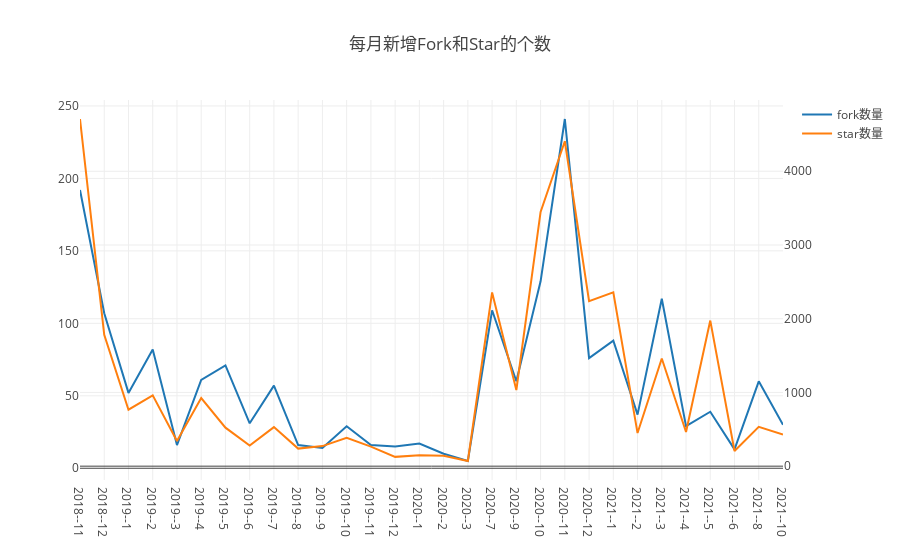

Notebook code for this chart:
### Code cell
// 1查询每月 repo star和fork
var years = [2017,2018,2019,2020,2021,2022]
Promise.all(
  years.map((year) => {
    return   query( `SELECT  toMonth(created_date) as m, max(repo_stargazers_count) as star ,max(repo_forks_count) as fork
FROM github_log.year${year} 
where repo_name='GitSquared/edex-ui' and repo_stargazers_count >0 and repo_forks_count>0
 group by toMonth(created_date)
`);
  })
).then(res=>{   
    console.log(res)
fork={}
            star={}
            month=[]
            month2=[]
            stars=[]
            forks=[]
          let  year=2016
             for (let i = 0; i < res.length; i++) {
                 year=year+1
             for (let j = 0; j < res[i].length; j++) {
             star[year+'--'+res[i][j].m] = Number(res[i][j].star);
             fork[year+'--'+res[i][j].m] = Number(res[i][j].fork);
                
    }
                
  }

      let lastMonth = 0;  
  for (var key in star){
      month.push(key);
      let thisMonth = star[key];
      stars.push(thisMonth-lastMonth);
      lastMonth = thisMonth;
  }

     lastMonth = 0;  
  for (var key in fork){
      month2.push(key);
      let thisMonth = fork[key];
      forks.push(thisMonth-lastMonth);
      lastMonth = thisMonth;
  }

        
            openDigger.render.plotly([
                            {x: month2, y: forks, mode: 'scatter', name: 'fork数量'},
                            {x: month, y: stars, mode: 'scatter', name: 'star数量', yaxis: 'y2'},
                           ], { title: "每月新增Fork和Star的个数" , 
                                yaxis2: { overlaying: 'y', side: 'right', anchor: 'x' },
                              });
            });

### Figure 1 — Plotly figure (JSON) as saved in the notebook; plotly's stock layout.template omitted (floating-point values rounded to 4 significant figures)
{"data": [{"mode": "scatter", "name": "fork数量", "x": ["2018--11", "2018--12", "2019--1", "2019--2", "2019--3", "2019--4", "2019--5", "2019--6", "2019--7", "2019--8", "2019--9", "2019--10", "2019--11", "2019--12", "2020--1", "2020--2", "2020--3", "2020--7", "2020--9", "2020--10", "2020--11", "2020--12", "2021--1", "2021--2", "2021--3", "2021--4", "2021--5", "2021--6", "2021--8", "2021--10"], "y": [192, 107, 52, 82, 16, 61, 71, 31, 57, 16, 14, 29, 16, 15, 17, 10, 5, 109, 60, 129, 241, 76, 88, 37, 117, 29, 39, 13, 60, 30]}, {"mode": "scatter", "name": "star数量", "x": ["2018--11", "2018--12", "2019--1", "2019--2", "2019--3", "2019--4", "2019--5", "2019--6", "2019--7", "2019--8", "2019--9", "2019--10", "2019--11", "2019--12", "2020--1", "2020--2", "2020--3", "2020--7", "2020--9", "2020--10", "2020--11", "2020--12", "2021--1", "2021--2", "2021--3", "2021--4", "2021--5", "2021--6", "2021--8", "2021--10"], "y": [4709, 1782, 766, 961, 342, 924, 522, 280, 530, 238, 272, 385, 265, 126, 149, 141, 70, 2357, 1033, 3448, 4407, 2237, 2357, 449, 1461, 463, 1975, 205, 533, 429], "yaxis": "y2"}], "layout": {"autosize": true, "title": {"text": "每月新增Fork和Star的个数"}, "xaxis": {"autorange": true, "range": [0, 29], "type": "category"}, "yaxis": {"autorange": true, "range": [-8.111, 254.1], "type": "linear"}, "yaxis2": {"anchor": "x", "autorange": true, "overlaying": "y", "range": [-187.7, 4967.0], "side": "right", "type": "linear"}}}
